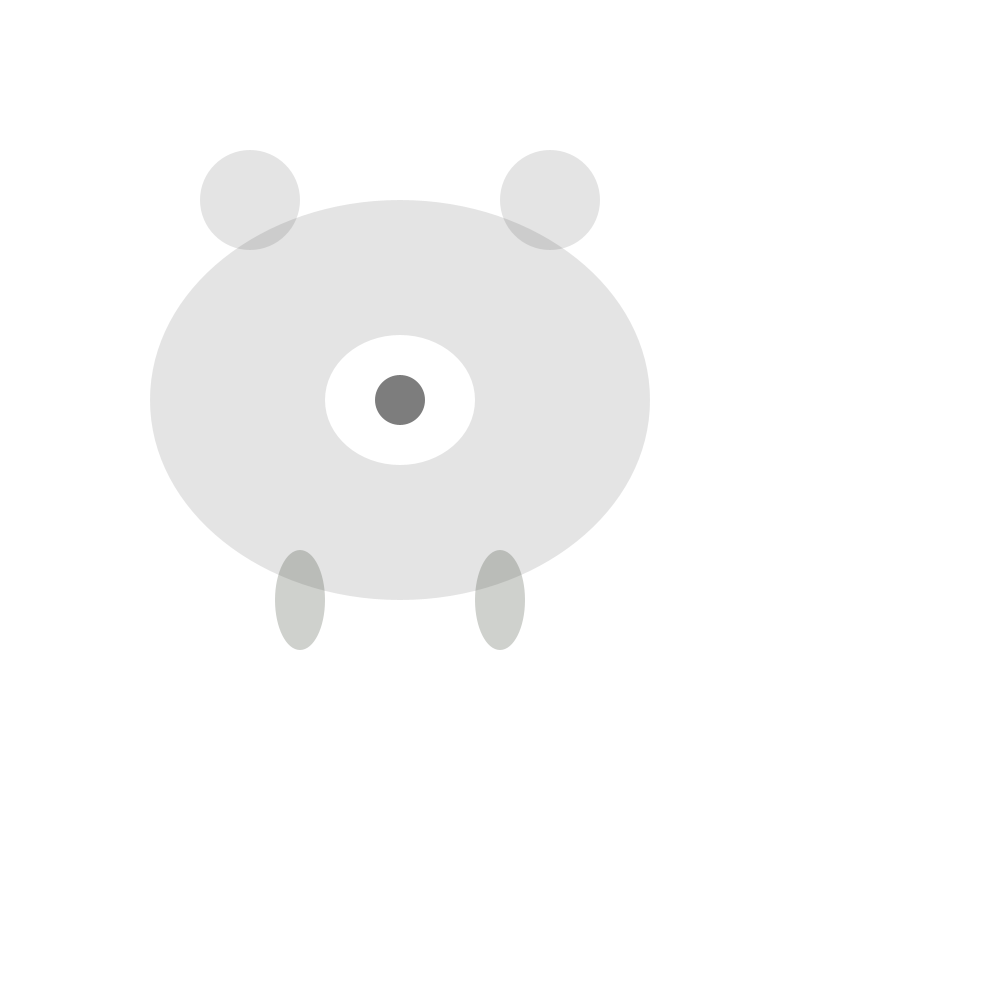
Frame 1 (no input)
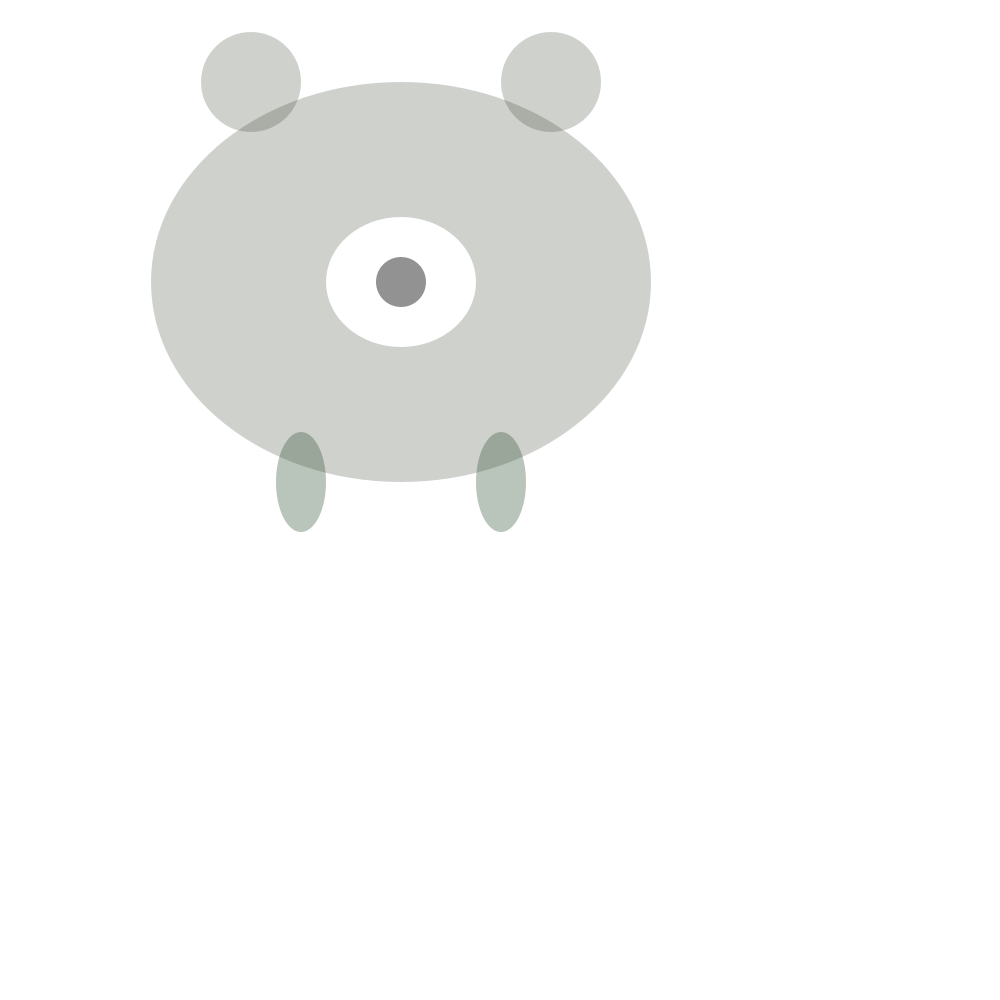
Frame 60 (the mouse pressed at the canvas centre just before this capture)
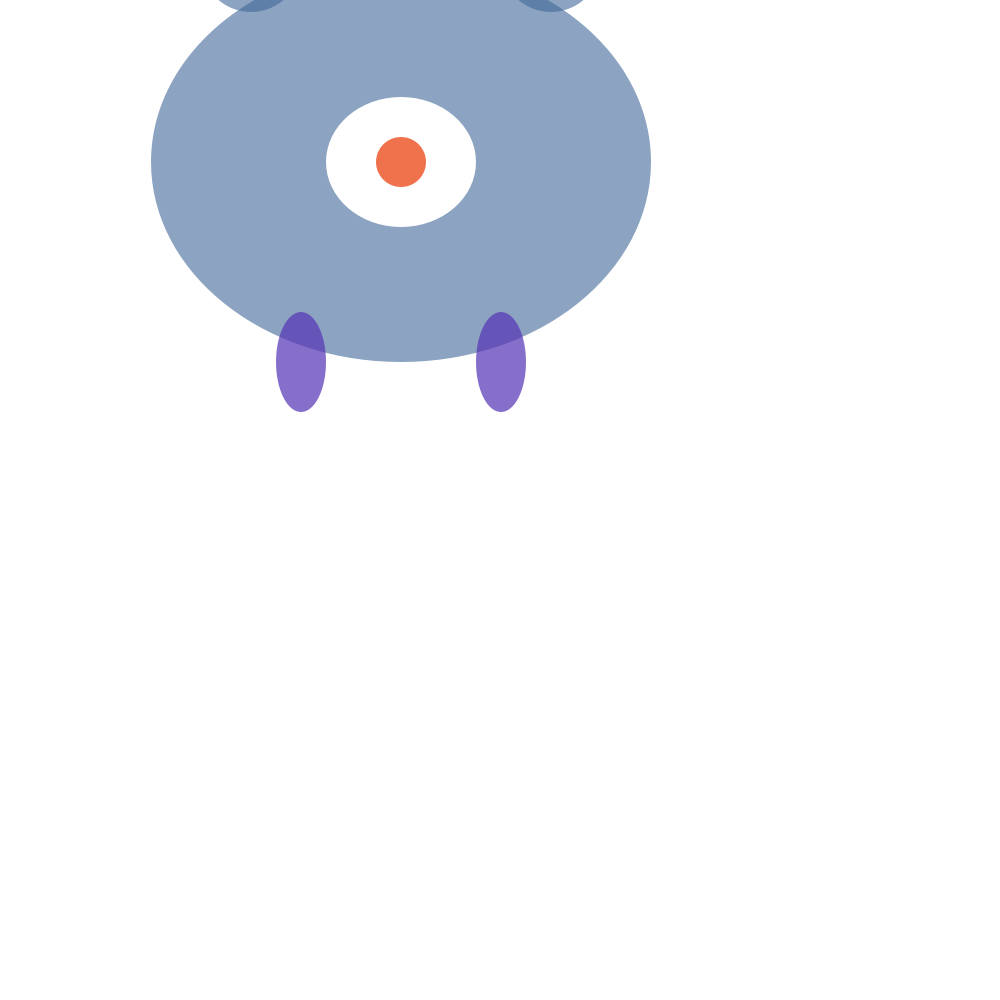
Frame 120 (the mouse held since frame 60 and released just before this capture)

The Processing sketch that drew these frames (run headless with seeded random() and noise(); from frame 60 on, the mouse is pressed at the canvas centre):

// Processing sketch: processing_149530
// ── processing_149530.pde



int numBalls = 200; 

float x;
float y;


int k = 1;
int j = 1;
float t;
float p;

float R=125; 


float centerR=125; 


float a=PI/2; 


float a1=PI; 


float a2=3*PI/2; 


float pathR=125; 


float pathG=125; 


float G=125; 


float centerG=125; 


float pathB=125; 


float B=125; 


float centerB=125; 
//speed variable
float dx;
float dy;

color orange = color(255, 165, 0);
color white = color(255, 255, 255);


void setup() {
  size(1000, 1000);
  smooth();




  
x = 500;
y = 500;
dx = 1; 
dy = -2; 
}

void draw() {
  background(white);
  noStroke();
  beginShape(); 
  k = k+30;
fill (k,k,k,k);
if (k > 250) {
  k = 1;
}
ellipse(x-100, y-100, 500, 400);
ellipse (x-250, y-300, 100, 100);
ellipse (x+50, y-300, 100, 100);
fill (255);
ellipse (x-100, y-100, 150, 130);
fill (pathR,pathG,pathB);
pathR=centerR+R*sin(a); 
a=a+.03; 
pathG=centerG+G*sin(a1); 
a1=a1+.03; 
pathB=centerB+B*sin(a2); 
a2=a2+.03; 
ellipse (x-100, y-100, 50, 50);
colorMode(HSB);
k = k+30;
fill (k,k,k,k);
if (k > 250) {
  k = 1;
}
ellipse (x-200, y+100, 50, 100);
ellipse (x, y+100, 50, 100); 

endShape();
 x += dx;
  y += dy;

  // hit the top edge?
  if (y <= 0) {
    dy = -dy;
  }

  // hit the bottom edge?
  if (y >= 499) {
    dy = -dy;
  }

  // hit the left edge?
  if (x <= 0) {
    dx = -dx;
  }

  // hit the right edge?
  if (x >= 499) {
    dx = -dx;
  }
}


 //draw the group


 

  //draw the monster
